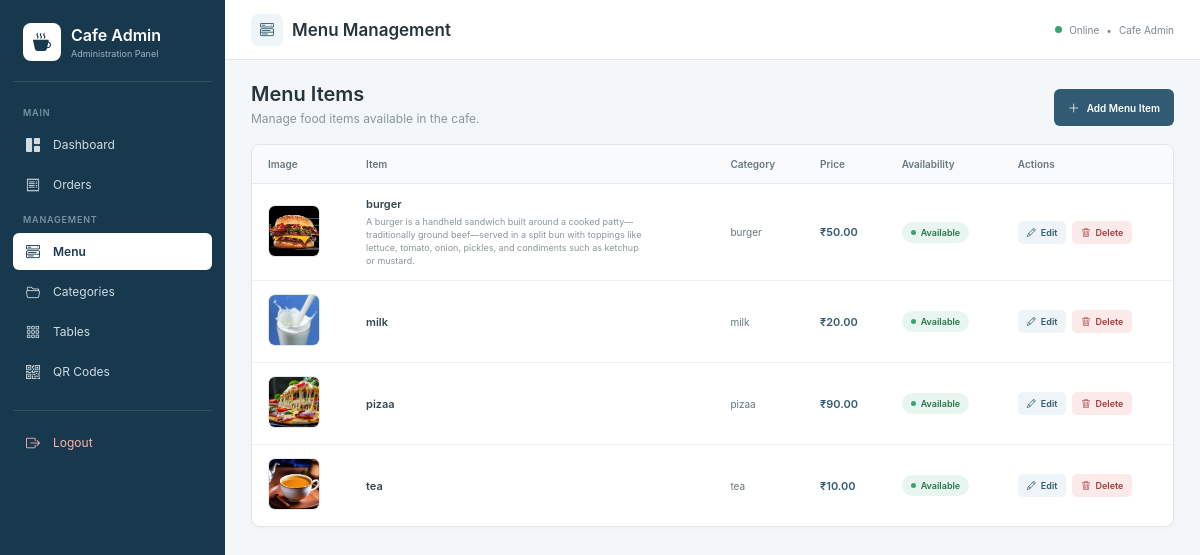
Screenshot of /admin-menu/ with the database file from the repository.
### cafeapp/models.py (models this page shows, shortened)
class MenuItem(models.Model):
    category = models.ForeignKey(
        Category,
        on_delete=models.CASCADE,
        related_name="menu_items"
    )
    name = models.CharField(max_length=150)
    description = models.TextField(blank=True)
    price = models.DecimalField(max_digits=10, decimal_places=2)
    image = models.ImageField(upload_to="menu/", blank=True, null=True)
    is_available = models.BooleanField(default=True)

class Category(models.Model):
    name = models.CharField(max_length=100)

### cafeapp/views.py (the view)
def admin_menu(request):
    from .models import MenuItem
    menu_items = MenuItem.objects.select_related(
        "category"
    ).order_by(
        "category__name",
        "name"
    )
    return render(
        request,
        "cafeapp/admin_menu.html",
        {
            "menu_items": menu_items,
        }
    )

### templates/cafeapp/admin_menu.html (shortened to what this page needs)
<!DOCTYPE html>
<html lang="en">
<head>
    <link
        href="https://cdn.jsdelivr.net/npm/bootstrap-icons@1.11.3/font/bootstrap-icons.min.css"
        rel="stylesheet"
    >
</head>
<body>
<aside class="sidebar">
    <div class="brand">
        <div class="brand-content">
            <div class="brand-icon">
                <i class="bi bi-cup-hot-fill"></i>
            </div>
            <div class="brand-text">
                <h1>
                    Cafe Admin
                </h1>
                <p>
                    Administration Panel
                </p>
            </div>
        </div>
    </div>
    <div class="nav-title">
        Main
    </div>
    <a
        href="{% url 'admin_dashboard' %}"
        class="nav-link"
    >
        <span class="nav-icon">
            <i class="bi bi-grid-1x2-fill"></i>
        </span>
        Dashboard
    </a>
    <a
        href="{% url 'admin_orders' %}"
        class="nav-link"
    >
        <span class="nav-icon">
            <i class="bi bi-receipt"></i>
        </span>
        Orders
    </a>
    <div class="nav-title">
        Management
    </div>
    <a
        href="{% url 'admin_menu' %}"
        class="nav-link active"
    >
        <span class="nav-icon">
            <i class="bi bi-menu-button-wide"></i>
        </span>
        Menu
    </a>
    <a
        href="{% url 'admin_categories' %}"
        class="nav-link"
    >
        <span class="nav-icon">
            <i class="bi bi-folder2-open"></i>
        </span>
        Categories
    </a>
    <a
        href="{% url 'admin_tables' %}"
        class="nav-link"
    >
        <span class="nav-icon">
            <i class="bi bi-grid-3x3-gap"></i>
        </span>
        Tables
    </a>
    <a
        href="{% url 'admin_qr_codes' %}"
        class="nav-link"
    >
        <span class="nav-icon">
            <i class="bi bi-qr-code"></i>
        </span>
        QR Codes
    </a>
    <div class="logout">
        <a
            href="{% url 'admin_logout' %}"
            class="nav-link"
        >
            <span class="nav-icon">
                <i class="bi bi-box-arrow-right"></i>
            </span>
            Logout
        </a>
    </div>
</aside>
<main class="main">
    <header class="top-header">
        <div class="header-title">
            <div class="header-icon">
                <i class="bi bi-menu-button-wide"></i>
            </div>
            <h2>
                Menu Management
            </h2>
        </div>
        <div class="header-right">
            <span class="online-dot"></span>
            Online
            <span>
                •
            </span>
            Cafe Admin
        </div>
    </header>
    <div class="page-header">
        <div class="page-title">
            <h3>
                Menu Items
            </h3>
            <p>
                Manage food items available in the cafe.
            </p>
        </div>
        <a
            href="{% url 'admin_add_menu' %}"
            class="add-button"
        >
            <i class="bi bi-plus-lg"></i>
            Add Menu Item
        </a>
    </div>
    <section class="menu-card">
        {% if menu_items %}
            <div class="table-wrapper">
                <table>
                    <thead>
                        <tr>
                            <th>
                                Image
                            </th>
                            <th>
                                Item
                            </th>
                            <th>
                                Category
                            </th>
                            <th>
                                Price
                            </th>
                            <th>
                                Availability
                            </th>
                            <th>
                                Actions
                            </th>
                        </tr>
                    </thead>
                    <tbody>
                        {% for item in menu_items %}
                            <tr>
                                <td>
                                    {% if item.image %}
                                        <img
                                            src="{{ item.image.url }}"
                                            alt="{{ item.name }}"
                                            class="item-image"
                                        >
                                    {% else %}
                                        <div class="no-image">
                                            <i class="bi bi-image"></i>
                                        </div>
                                    {% endif %}
                                </td>
                                <td>
                                    <div class="item-name">
                                        {{ item.name }}
                                    </div>
                                    {% if item.description %}
                                        <div class="description">
                                            {{ item.description }}
                                        </div>
                                    {% endif %}
                                </td>
                                <td class="category">
                                    {{ item.category.name }}
                                </td>
                                <td class="price">
                                    ₹{{ item.price }}
                                </td>
                                <td>
                                    {% if item.is_available %}
                                        <span class="available">
                                            Available
                                        </span>
                                    {% else %}
                                        <span class="unavailable">
                                            Not Available
                                        </span>
                                    {% endif %}
                                </td>
                                <td>
                                    <div class="actions">
                                        <a
                                            href="{% url 'admin_edit_menu' item.id %}"
                                            class="edit-button"
                                        >
                                            <i class="bi bi-pencil"></i>
                                            Edit
                                        </a>
                                        <a
                                            href="{% url 'admin_delete_menu' item.id %}"
                                            class="delete-button"
                                        >
                                            <i class="bi bi-trash3"></i>
                                            Delete
                                        </a>
                                    </div>
                                </td>
                            </tr>
                        {% endfor %}
                    </tbody>
                </table>
            </div>
        {% endif %}
    </section>
</main>
</body>
</html>

### rows the page displays
MenuItem: image (picture), name "burger", description "A burger is a handheld sandwich built around a cooked patty—traditionally ground beef—served in a split bun with toppings like lettuce, tomato, onion, pickles, and condiments such as ketchup or mustard.", category.name "burger", price "50.00", is_available "Available"
MenuItem: image (picture), name "milk", category.name "milk", price "20.00", is_available "Available"
MenuItem: image (picture), name "pizaa", category.name "pizaa", price "90.00", is_available "Available"
MenuItem: image (picture), name "tea", category.name "tea", price "10.00", is_available "Available"
